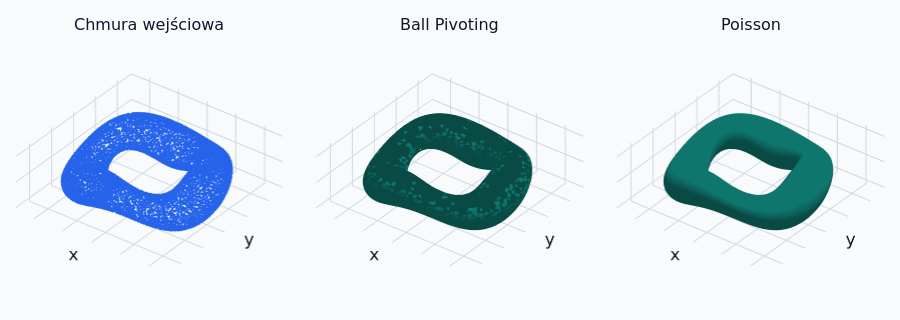

Notebook code cell kept with this figure:
### Markdown cell above
## 1. Rekonstrukcja mesha z chmury punktów

Próbkujemy powierzchnię pofałdowanego torusa. Open3D wyznacza normalne z lokalnych sąsiedztw i uzgadnia ich zwrot. Ball Pivoting łączy próbki trójkątami, a rekonstrukcja Poissona wyznacza gładką powierzchnię na podstawie zorientowanych punktów. [Dokumentacja Open3D](https://www.open3d.org/docs/latest/tutorial/geometry/surface_reconstruction.html)

### Code cell
reference = o3d.geometry.TriangleMesh.create_torus(
    torus_radius=0.89, tube_radius=0.28, radial_resolution=96, tubular_resolution=40,
)
vertices = np.asarray(reference.vertices)
x, y, z = vertices.T.copy()
angle = np.arctan2(y, x)
tube_scale = 1 + 0.18 * np.cos(3 * angle + 0.4)
radius = 0.89 + (np.hypot(x, y) - 0.89) * tube_scale
vertices[:] = np.column_stack((
    radius * np.cos(angle), radius * np.sin(angle),
    z * tube_scale + 0.14 * np.sin(3 * angle),
))
points = np.asarray(reference.sample_points_poisson_disk(5200).points).copy()
object_bounds = ((-1.32, 1.32), (-1.32, 1.32), (-0.57, 0.57))


def reconstruct(points):
    cloud = o3d.geometry.PointCloud(o3d.utility.Vector3dVector(points))
    cloud.estimate_normals(o3d.geometry.KDTreeSearchParamKNN(knn=24))
    cloud.orient_normals_consistent_tangent_plane(k=24)

    ball = o3d.geometry.TriangleMesh.create_from_point_cloud_ball_pivoting(
        cloud, o3d.utility.DoubleVector([0.038, 0.065, 0.105]),
    )
    poisson, _ = o3d.geometry.TriangleMesh.create_from_point_cloud_poisson(
        cloud, depth=7, n_threads=2,
    )
    return cloud, ball, poisson


def comparison(label, reconstruction):
    cloud, ball, poisson = reconstruction
    return [
        (label, point_trace(cloud.points)),
        ("Ball Pivoting", mesh_trace(ball.vertices, ball.triangles)),
        ("Poisson", mesh_trace(poisson.vertices, poisson.triangles, flat=False)),
    ]


clean = reconstruct(points)
cloud_figure = surface_panels(comparison("Chmura wejściowa", clean), 3, object_bounds, 320)
cloud_figure.show()

### Figure 1 — Plotly figure (JSON) as saved in the notebook; plotly's stock layout.template omitted (floating-point values rounded to 4 significant figures; data arrays with more than 128 entries replaced by an {"elided": "..."} marker saying what was removed)
{"data": [{"hoverinfo": "skip", "marker": {"color": "#2563EB", "size": 1.6}, "mode": "markers", "scene": "scene", "showlegend": false, "type": "scatter3d", "x": {"elided": "5200 float values"}, "y": {"elided": "5200 float values"}, "z": {"elided": "5200 float values"}}, {"color": "#0F766E", "flatshading": true, "hoverinfo": "skip", "i": {"elided": "10367 int values"}, "j": {"elided": "10367 int values"}, "k": {"elided": "10367 int values"}, "lighting": {"ambient": 0.63, "diffuse": 0.65, "roughness": 1, "specular": 0}, "scene": "scene2", "showlegend": false, "type": "mesh3d", "x": {"elided": "5200 float values"}, "y": {"elided": "5200 float values"}, "z": {"elided": "5200 float values"}}, {"color": "#0F766E", "flatshading": false, "hoverinfo": "skip", "i": {"elided": "18580 int values"}, "j": {"elided": "18580 int values"}, "k": {"elided": "18580 int values"}, "lighting": {"ambient": 0.63, "diffuse": 0.65, "roughness": 1, "specular": 0}, "scene": "scene3", "showlegend": false, "type": "mesh3d", "x": {"elided": "9290 float values"}, "y": {"elided": "9290 float values"}, "z": {"elided": "9290 float values"}}], "layout": {"annotations": [{"font": {"size": 16}, "showarrow": false, "text": "Chmura wejściowa", "x": 0.1567, "xanchor": "center", "xref": "paper", "y": 1, "yanchor": "bottom", "yref": "paper"}, {"font": {"size": 16}, "showarrow": false, "text": "Ball Pivoting", "x": 0.5, "xanchor": "center", "xref": "paper", "y": 1, "yanchor": "bottom", "yref": "paper"}, {"font": {"size": 16}, "showarrow": false, "text": "Poisson", "x": 0.8433, "xanchor": "center", "xref": "paper", "y": 1, "yanchor": "bottom", "yref": "paper"}], "font": {"color": "#0F172A", "family": "DejaVu Sans, sans-serif", "size": 14}, "height": 320, "margin": {"b": 12, "l": 12, "r": 12, "t": 36}, "paper_bgcolor": "#F8FAFC", "plot_bgcolor": "#F8FAFC", "scene": {"aspectmode": "data", "bgcolor": "#F8FAFC", "camera": {"eye": {"x": 1.1, "y": -1.45, "z": 1.18}, "projection": {"type": "orthographic"}, "up": {"x": 0, "y": 0, "z": 1}}, "domain": {"x": [0, 0.3133], "y": [0, 1]}, "uirevision": "camera", "xaxis": {"backgroundcolor": "#F8FAFC", "gridcolor": "#CBD5E1", "range": [-1.32, 1.32], "showticklabels": false, "title": {"text": "x"}, "zeroline": false}, "yaxis": {"backgroundcolor": "#F8FAFC", "gridcolor": "#CBD5E1", "range": [-1.32, 1.32], "showticklabels": false, "title": {"text": "y"}, "zeroline": false}, "zaxis": {"backgroundcolor": "#F8FAFC", "gridcolor": "#CBD5E1", "range": [-0.57, 0.57], "showticklabels": false, "title": {"text": "z"}, "zeroline": false}}, "scene2": {"aspectmode": "data", "bgcolor": "#F8FAFC", "camera": {"eye": {"x": 1.1, "y": -1.45, "z": 1.18}, "projection": {"type": "orthographic"}, "up": {"x": 0, "y": 0, "z": 1}}, "domain": {"x": [0.3433, 0.6567], "y": [0, 1]}, "uirevision": "camera", "xaxis": {"backgroundcolor": "#F8FAFC", "gridcolor": "#CBD5E1", "range": [-1.32, 1.32], "showticklabels": false, "title": {"text": "x"}, "zeroline": false}, "yaxis": {"backgroundcolor": "#F8FAFC", "gridcolor": "#CBD5E1", "range": [-1.32, 1.32], "showticklabels": false, "title": {"text": "y"}, "zeroline": false}, "zaxis": {"backgroundcolor": "#F8FAFC", "gridcolor": "#CBD5E1", "range": [-0.57, 0.57], "showticklabels": false, "title": {"text": "z"}, "zeroline": false}}, "scene3": {"aspectmode": "data", "bgcolor": "#F8FAFC", "camera": {"eye": {"x": 1.1, "y": -1.45, "z": 1.18}, "projection": {"type": "orthographic"}, "up": {"x": 0, "y": 0, "z": 1}}, "domain": {"x": [0.6867, 1.0], "y": [0, 1]}, "uirevision": "camera", "xaxis": {"backgroundcolor": "#F8FAFC", "gridcolor": "#CBD5E1", "range": [-1.32, 1.32], "showticklabels": false, "title": {"text": "x"}, "zeroline": false}, "yaxis": {"backgroundcolor": "#F8FAFC", "gridcolor": "#CBD5E1", "range": [-1.32, 1.32], "showticklabels": false, "title": {"text": "y"}, "zeroline": false}, "zaxis": {"backgroundcolor": "#F8FAFC", "gridcolor": "#CBD5E1", "range": [-0.57, 0.57], "showticklabels": false, "title": {"text": "z"}, "zeroline": false}}}}
